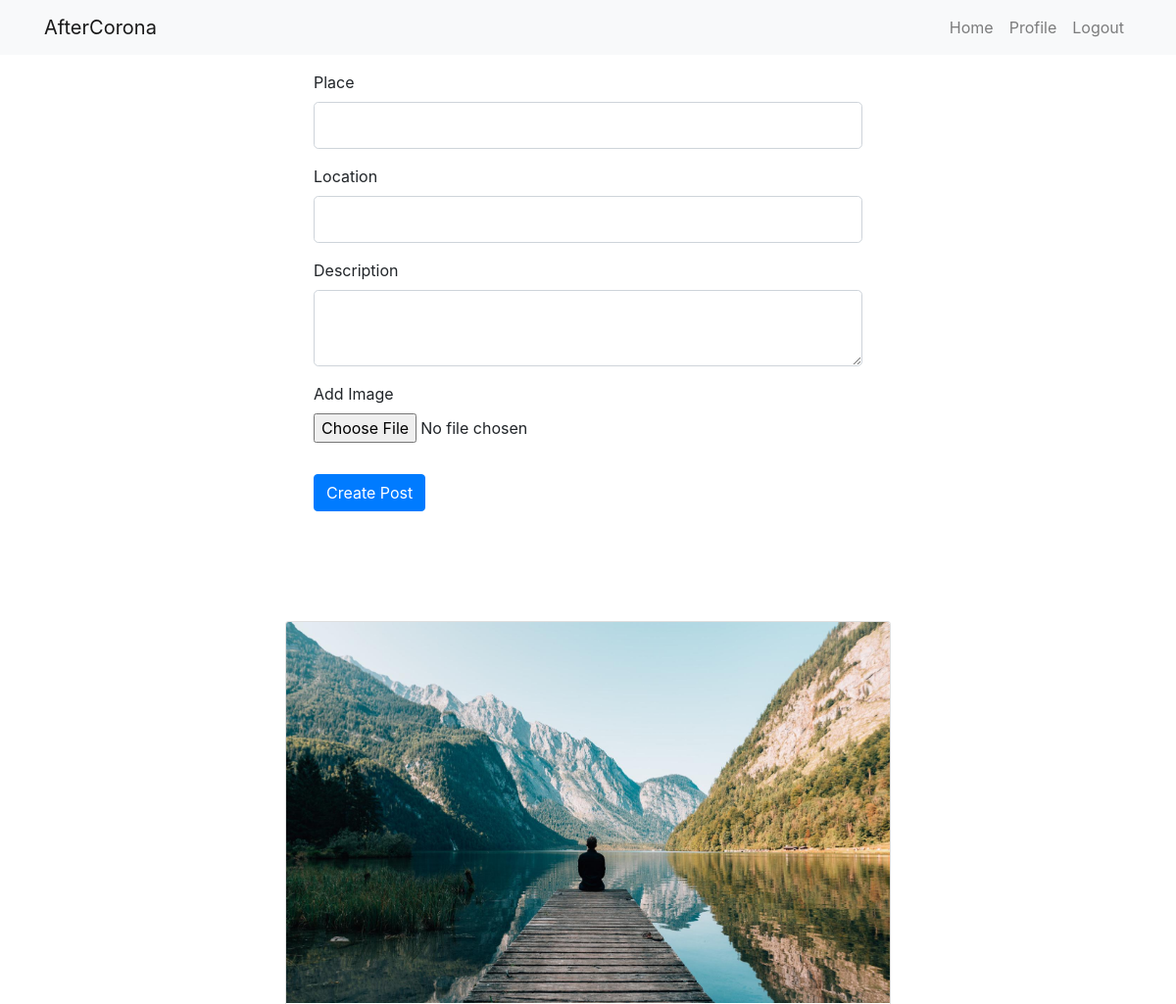
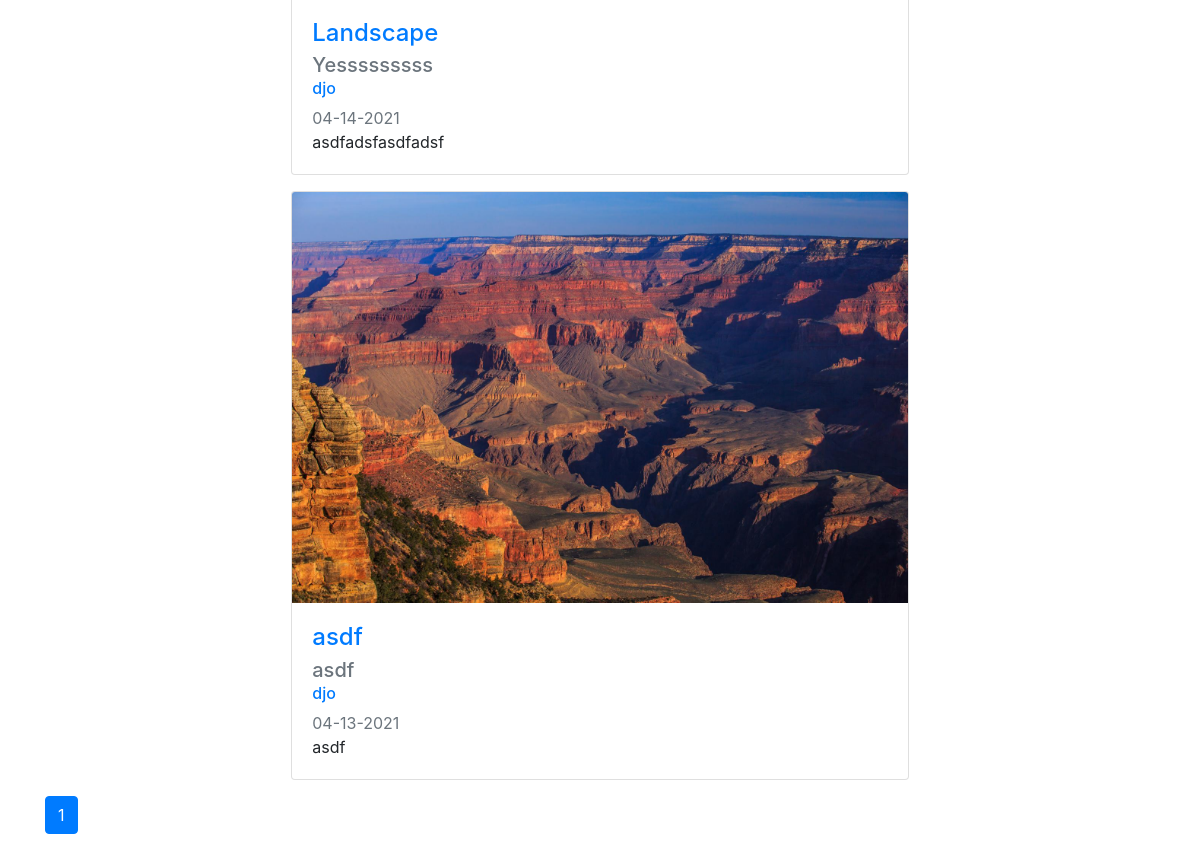
The page /home (signed in) on the database as committed earlier (2 pictures, top to bottom).
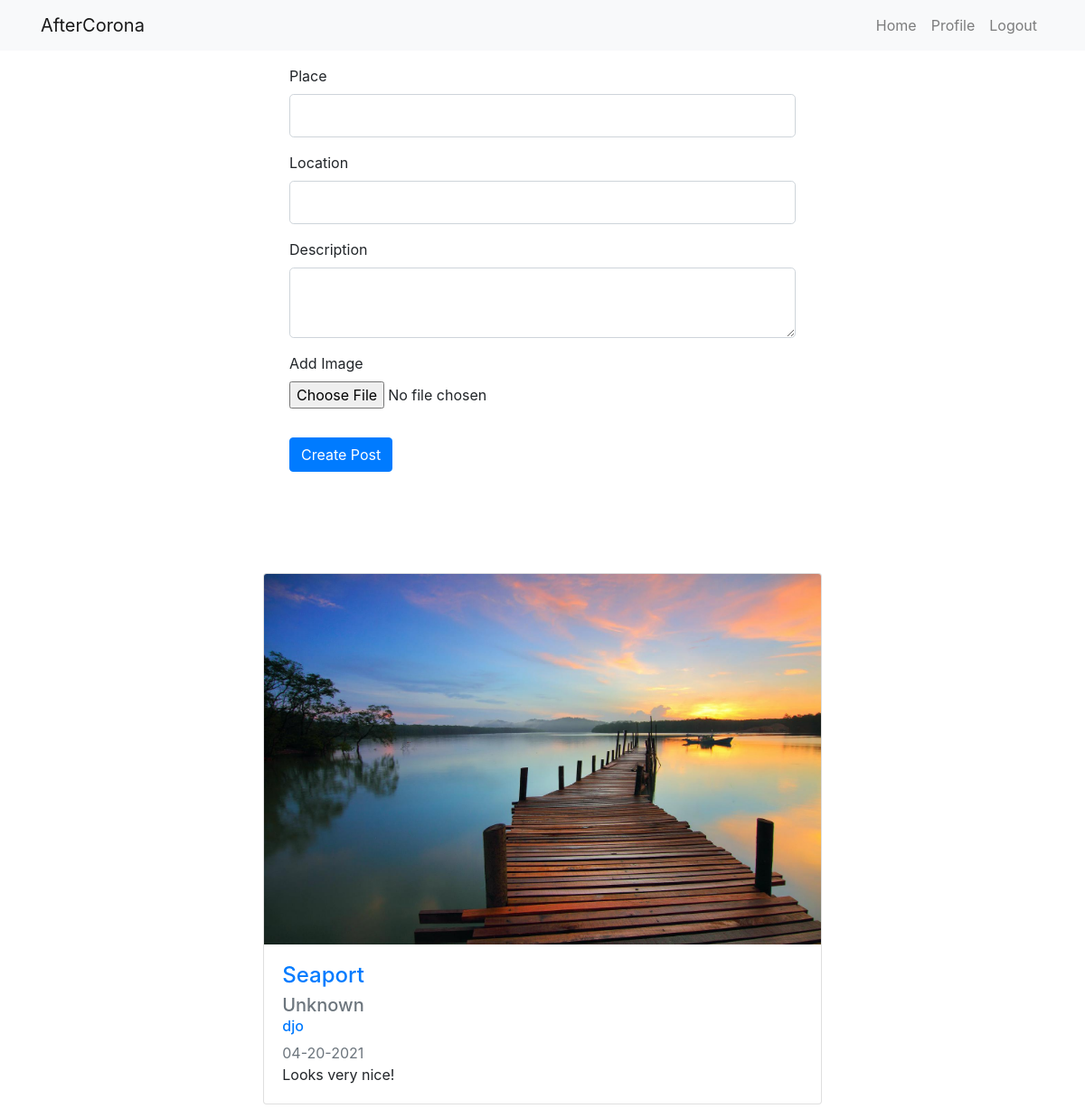
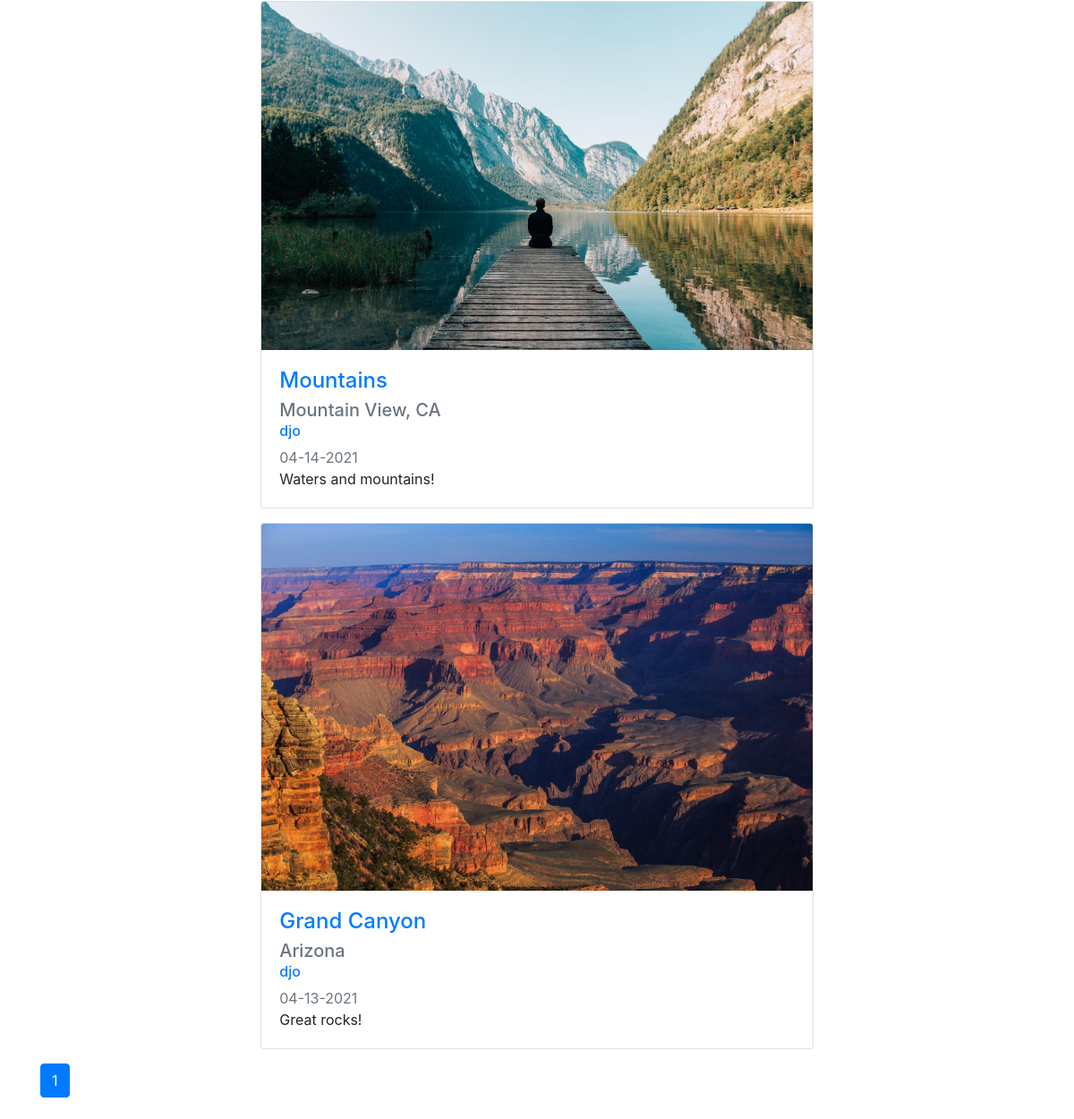
The same page on the database as committed later (2 pictures, top to bottom).
### app/models.py (models this page shows, shortened)
class Post(db.Model):
    id = db.Column(db.Integer, primary_key=True)
    image = db.Column(db.String(50), nullable=False)
    place = db.Column(db.String(30), nullable=False)
    location = db.Column(db.String(50), nullable=False)
    created = db.Column(db.DateTime, nullable=False, default=datetime.utcnow)
    desc = db.Column(db.Text, nullable=False)
    user_id = db.Column(db.Integer, db.ForeignKey('user.id'), nullable=False)

class User(db.Model, UserMixin):
    id = db.Column(db.Integer, primary_key=True)
    image = db.Column(db.String(50), nullable=False, default='default.jpeg')
    username = db.Column(db.String(20), unique=True, nullable=False)
    email = db.Column(db.String(50), unique=True, nullable=False)
    password = db.Column(db.String(50), nullable=False)
    posts = db.relationship('Post', backref='author', lazy=True)

### app/routes.py (the view, shortened to what this page needs)
@app.route('/')
@app.route('/home', methods=['GET', 'POST'])
def home():
    page = request.args.get('page', 1, type=int)
    posts = Post.query.order_by(
        Post.created.desc()).paginate(page=page, per_page=5)
    form = CreatePostForm()
    return render_template('home.html', posts=posts, form=form)

### app/forms.py
class CreatePostForm(FlaskForm):
    image = FileField('Add Image', validators=[FileRequired(),
                                               FileAllowed(['jpg', 'jpeg', 'png'])])
    place = StringField('Place', validators=[DataRequired()])
    location = StringField('Location', validators=[DataRequired()])
    desc = TextAreaField('Description', validators=[DataRequired()])
    submit = SubmitField('Create Post')

### app/models.py (called while the page is built)
@login_manager.user_loader
def load_user(user_id):
    return User.query.get(int(user_id))

### app/templates/home.html (shortened to what this page needs)
{% extends "layout.html" %}{% block title %} Home {% endblock %}
{% block content %}
{% if current_user.is_authenticated %}
<div class="content">
  <form method="POST" action="" enctype="multipart/form-data">
      <fieldset class="form-group">
          <div class="form-group ">
              {{ form.place.label(class="form-control-label") }}
              {% if form.place.errors %}
                  {{ form.place(class="form-control form-control-lg is-invalid") }}
                  <div class="invalid-feedback">
                      {% for error in form.place.errors %}
                          <span>{{ error }}</span>
                      {% endfor %}
                  </div>
              {% else %}
                  {{ form.place(class="form-control form-control-lg", autocomplete="off") }}
              {% endif %}
          </div>
          <div class="form-group ">
              {{ form.location.label(class="form-control-label") }}
              {% if form.location.errors %}
                  {{ form.location(class="form-control form-control-lg is-invalid") }}
                  <div class="invalid-feedback">
                      {% for error in form.location.errors %}
                          <span>{{ error }}</span>
                      {% endfor %}
                  </div>
              {% else %}
                  {{ form.location(class="form-control form-control-lg", autocomplete="off") }}
              {% endif %}
          </div>
          <div class="form-group ">
              {{ form.desc.label(class="form-control-label") }}
              {% if form.desc.errors %}
                  {{ form.desc(class="form-control form-control-lg is-invalid") }}
                  <div class="invalid-feedback">
                      {% for error in form.desc.errors %}
                          <span>{{ error }}</span>
                      {% endfor %}
                  </div>
              {% else %}
                  {{ form.desc(class="form-control form-control-lg", autocomplete="off") }}
              {% endif %}
          </div>
          <div class="form-group ">
            {{ form.image.label() }}<br>
            {{ form.image(class="form-control-file") }}
        </div>
      </fieldset>
      <div class="form-group">
          {{ form.submit(class="btn btn-primary") }}
      </div>
  </form>
</div>
<main role="main" class="container">
    <div class="col-md-7 posts">
        {% for post in posts.items %}
        <div class="card post">
          <img src="{{ url_for(
              'static', filename='place_images/' + post.image) }}" class="card-img-top" alt="Post image">
          <div class="card-body">
            <h4 class="card-title"><a href="{{ url_for('post', post_id=post.id) }}">{{ post.place }}</a></h5>
            <h5 class="card-subtitle mb-2 text-muted">{{ post.location }}</h6>
            <h6 class="card-subtitle mb-2 text-muted"><a href="{{ url_for('user_posts', username=post.author.username) }}">{{ post.author.username }}</a></h6>
            <h7 class="card-subtitle mb-2 text-muted">{{ post.created.strftime('%m-%d-%Y') }}</h7>
            <p class="card-text">{{ post.desc }}</p>
          </div>
        </div>
        {% endfor %}
    </div>
    <div>
  {% for page_num in posts.iter_pages(left_edge=1, right_edge=1, left_current=1, right_current=2) %}
      {% if page_num %}
          {% if posts.page == page_num %}
              <a class="btn btn-primary mb-4" href="{{ url_for('home', page=page_num) }}">{{ page_num }}</a>
          {% else %}
              <a class="btn btn-outline-primary mb-4" href="{{ url_for('home', page=page_num) }}">{{ page_num }}</a>
          {% endif %}
      {% endif %}
  {% endfor %}
</div>
  </main>
{% else %}
<div class="landscape"><h1 class='phrase'>Where Would You Go After the Coronavirus Pandemic?</h1></div>
{% endif %}
{% endblock content %}

### app/templates/layout.html (shortened to what this page needs)
<!DOCTYPE html>
<html lang="en">
  <head>
    <link
      rel="stylesheet"
      href="https://stackpath.bootstrapcdn.com/bootstrap/4.1.3/css/bootstrap.min.css"
    />
    <link
      rel="stylesheet"
      type="text/css"
      href="{{ url_for('static', filename='main.css') }}"
    />
  </head>
  <body>
    <header>
      <nav class="navbar navbar-expand-lg navbar-light bg-light">
        <div class="container">
          <a class="navbar-brand" href="{{ url_for('home') }}">AfterCorona</a>
          <div class="collapse navbar-collapse" id="navbarSupportedContent">
            <ul class="navbar-nav ml-auto">
              {% if current_user.is_authenticated %}
              <li class="nav-item">
                <a class="nav-link" href="{{ url_for('home') }}">Home</a>
              </li>
              <li class="nav-item">
                <a class="nav-link" href="{{ url_for('profile') }}">Profile</a>
              </li>
              <li class="nav-item">
                <a class="nav-link" href="{{ url_for('logout') }}">Logout</a>
              </li>
              {% endif %}
            </div>
          </div>
      </nav>
    </header>
    {% block content %}{% endblock %}
  </body>
</html>

### app/static/main.css (style rules this page uses)
.content { padding: 1em 20em 5em; }
.posts { margin: auto; }
.post { margin-top: 1rem; margin-bottom: 1rem; }

Rows that differ between the two databases and show on the page:
added Post: image (picture), place "Seaport", location "Unknown", author.username "djo", created "04-20-2021", desc "Looks very nice!"
changed Post: place "Landscape" → "Mountains"; location "Yesssssssss" → "Mountain View, CA"; desc "asdfadsfasdfadsf" → "Waters and mountains!"
changed Post: place "asdf" → "Grand Canyon"; location "asdf" → "Arizona"; desc "asdf" → "Great rocks!"
